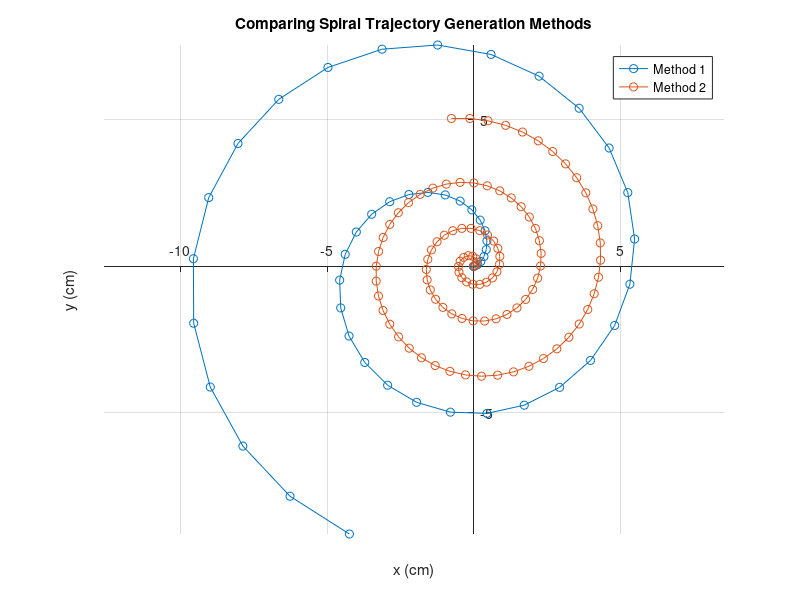

Reproduce this figure in MATLAB.
% Visualize different methods for calculating spirals
% for key-in-lock insertion strategies.

clearvars; close all; clc;

%% Method 1 - Update r & theta each iteration
ii_max=50;
x_vec_1=zeros(ii_max,1);
y_vec_1=zeros(ii_max,1);
phi=0; phi_step=0.25;
r=0; r_step=0.0005;

for ii=2:ii_max
    % Get new point
    x_vec_1(ii)=x_vec_1(ii-1)+r*cos(phi);
    y_vec_1(ii)=y_vec_1(ii-1)+r*sin(phi);
    % Update spiral parameters
    r=r+r_step; phi=phi+phi_step; 
end

%% Method 2 - Lans paper (Archimedean)
a=0; % Initial distance from origin (m)
b=0.00025; %Distance between turns (m)
nmax=100; % Number of spiral points
rot=4; %Number of rotations to complete
x_vec_2=zeros(ii_max,1);
y_vec_2=zeros(ii_max,1);
for n=2:nmax
    phi=sqrt(n./nmax).*(rot.*2.*pi);
    r=(a-b.*phi);
    x_vec_2(n)=x_vec_2(n-1)+r.*cos(phi);
    y_vec_2(n)=y_vec_2(n-1)+r.*sin(phi);
end

figure(1);
hold on; grid on;
plot(x_vec_1.*100, y_vec_1*100,'o-', ... %Convert to cm
     x_vec_2.*100, y_vec_2*100,'o-'); %Convert to cm
ax = gca; set(gca, 'XAxisLocation', 'origin', 'YAxisLocation', 'origin')
legend('Method 1','Method 2','Location','Best'); axis equal;
title("Comparing Spiral Trajectory Generation Methods");
xlabel('x (cm)'); ylabel('y (cm)');